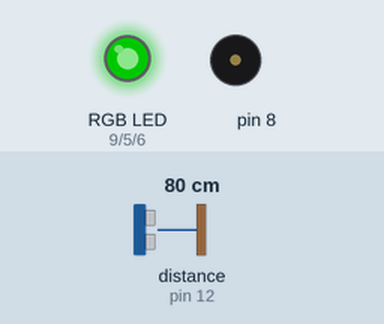
Recording of a sketch running on a simulated Arduino Uno, built with avr-gcc and run on an emulated ATmega328P. Shown: an RGB LED mixed from three pins (HIGH = lit), buzzer (waves = sounding). The test bench sets the inputs (shaded band); at power-on: distance to the obstacle (sensor on pin 12) 80 cm. The echo pulse lasts 58.3 µs per cm; dim RGB values are drawn brighter than linear.

Above: at 1.2 s.
1.3 s: distance to the obstacle (sensor on pin 12) set to 54 cm
At 1.5 s:
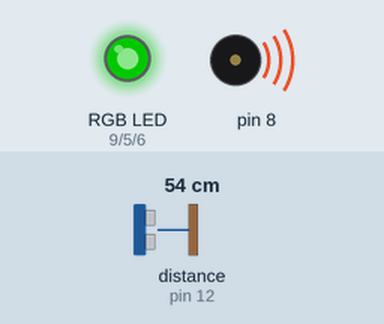
4.3 s: distance to the obstacle (sensor on pin 12) set to 45 cm
At 4.46 s:
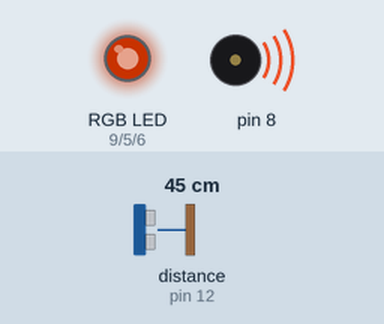
7.3 s: distance to the obstacle (sensor on pin 12) set to 2 cm
At 8.6 s:
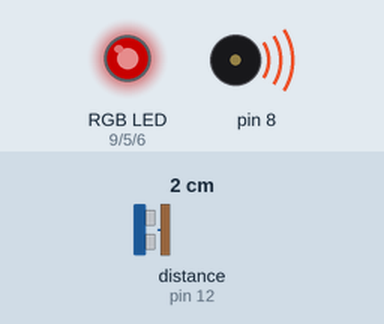
8.9 s: distance to the obstacle (sensor on pin 12) set to 19 cm
10.4 s: distance to the obstacle (sensor on pin 12) set to 25 cm
At 13.3 s:
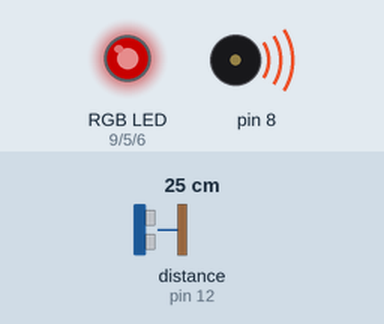
13.4 s: distance to the obstacle (sensor on pin 12) set to 4 cm
At 14.3 s:
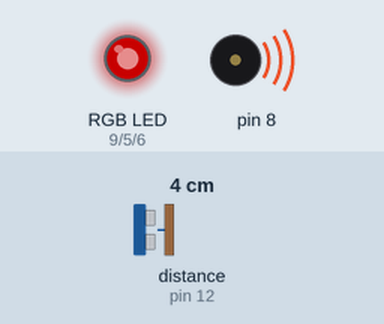
Timing chart, 0 to 15.9 s (numbered marks = the images above; inputs shaded):
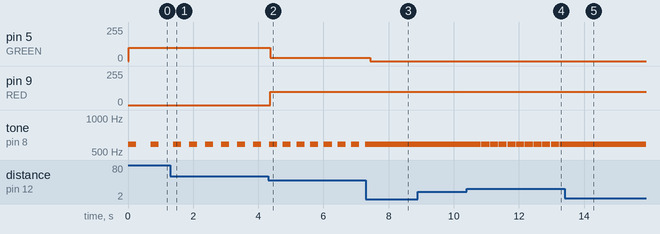

The sketch:

Parking-Proximity-Sensor-Arduino.ino
```cpp
#include "SR04.h"
#include "pitches.h"

#define TRIG_PIN 12
#define ECHO_PIN 10
#define BLUE 6
#define GREEN 5
#define RED 9

SR04 sr04 = SR04(ECHO_PIN,TRIG_PIN);
long a;

void setup() {
   pinMode(BLUE, OUTPUT);
   pinMode(GREEN, OUTPUT);
   pinMode(RED, OUTPUT);

}

void loop() {

  if (a < 100) {
 tone(8, NOTE_D5, 250);}

 for(int i=0; i<3; i++) {
   a=sr04.Distance();


 if (a > 50) {
  analogWrite(GREEN, 100);
  analogWrite(RED, 0);
 }

 if (a < 50 && a > 25) {
  analogWrite(RED, 100);
  analogWrite(GREEN, 25);
 }

 if (a < 25) {
  analogWrite(RED, 100);
  analogWrite(GREEN, 0);
 }
if (a < 100) {
 delay(a*2.5);}
 }
}
```

Measured:
- the behaviour switches between 50 and 49 cm on distance to the obstacle (sensor on pin 12) (found by bisection; images 1 and 2)
- the behaviour switches between 22 and 23 cm on distance to the obstacle (sensor on pin 12) (found by bisection; images 3 and 4)
- after the input at 1.3 s, tone on pin 8: alternates 587 Hz for 0.25 s and silent for 0.24 s, starting after 0.57 s
- after the input at 4.3 s, pin 5 (GREEN): 100/255 → 25/255 after 0.06 s; pin 9 (RED): 0/255 → 100/255 after 0.06 s
- after the input at 7.3 s, pin 5 (GREEN): 25/255 → 0/255 after 0.14 s; tone on pin 8: stops changing and stays 587 Hz
- after the input at 8.9 s, every drawn part: stays the same
- after the input at 10.4 s, tone on pin 8: alternates 587 Hz for 0.25 s and silent for 0.02 s, starting after 0.43 s
- after the input at 13.4 s, tone on pin 8: stops changing and stays 587 Hz
- by itself, tone on pin 8: alternates 587 Hz for 0.25 s and silent for 0.44 s
